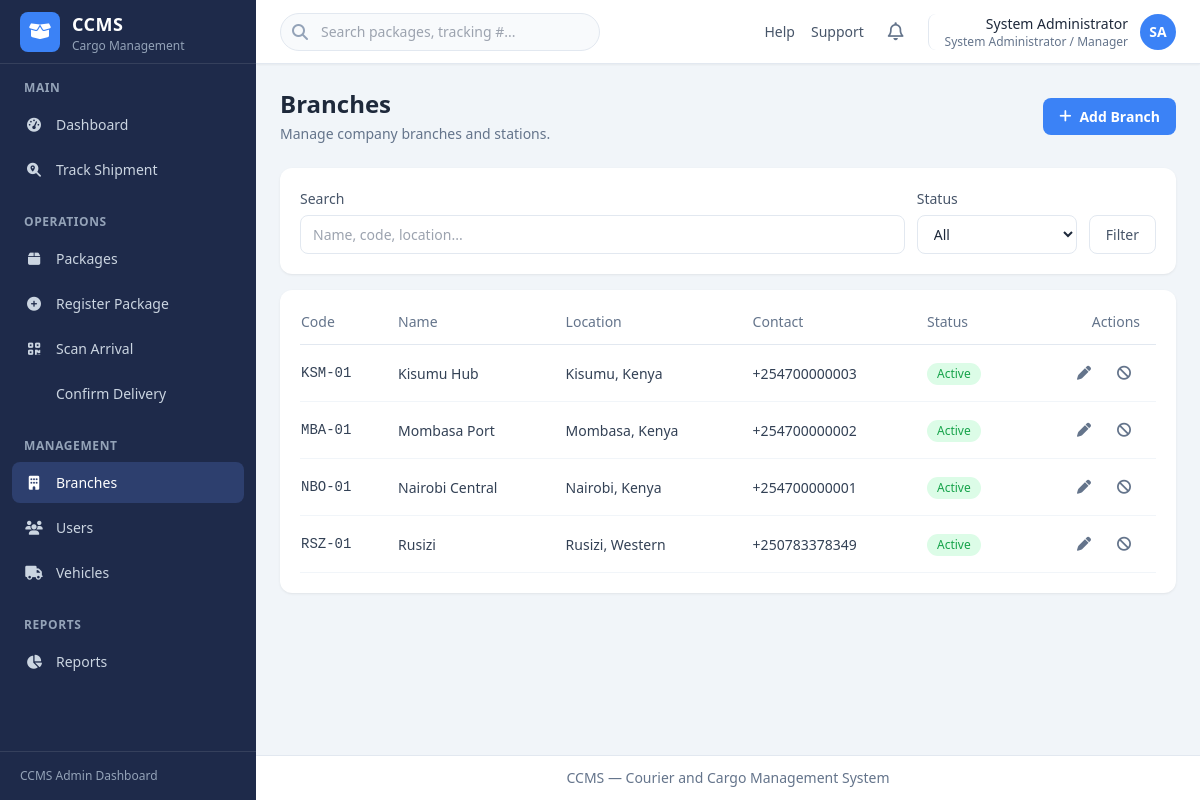
Page /branches/ (signed in) on the committed database.
### account/models.py (models this page shows, shortened)
class User(AbstractUser):
    full_name = models.CharField(max_length=255)
    phone_number = models.CharField(max_length=20, blank=True)
    role = models.CharField(
        max_length=20,
        choices=UserRole.choices,
        default=UserRole.BRANCH_OFFICER,
    )
    status = models.CharField(
        max_length=20,
        choices=UserStatus.choices,
        default=UserStatus.ACTIVE,
    )
    branch = models.ForeignKey(
        'ccms_app.Branch',
        on_delete=models.SET_NULL,
        null=True,
        blank=True,
        related_name='staff',
    )
    class Meta:
        ordering = ['full_name']
    @property
    def is_admin_manager(self):
        return self.role == UserRole.ADMIN_MANAGER
    @property
    def role_label(self):
        return self.get_role_display()
    def get_initials(self):
        parts = self.full_name.strip().split()
        if len(parts) >= 2:
            return (parts[0][0] + parts[-1][0]).upper()
        if parts:
            return parts[0][0].upper()
        return self.username[:1].upper()

### ccms_app/models.py (models this page shows, shortened)
class Branch(models.Model):
    name = models.CharField(max_length=255)
    code = models.CharField(max_length=20, unique=True)
    location = models.CharField(max_length=255)
    contact_number = models.CharField(max_length=20)
    is_active = models.BooleanField(default=True)
    created_at = models.DateTimeField(auto_now_add=True)
    updated_at = models.DateTimeField(auto_now=True)
    class Meta:
        ordering = ['name']
        verbose_name_plural = 'branches'

### ccms_app/views_management.py (the view)
# urls.py: path('branches/', views_management.branch_list, name='branch_list'),
@admin_required
def branch_list(request):
    query = request.GET.get('q', '').strip()
    status = request.GET.get('status', '')
    branches = Branch.objects.all()
    if query:
        branches = branches.filter(
            Q(name__icontains=query) | Q(code__icontains=query) | Q(location__icontains=query)
        )
    if status == 'active':
        branches = branches.filter(is_active=True)
    elif status == 'inactive':
        branches = branches.filter(is_active=False)
    return render(request, 'ccms_app/branches/list.html', {
        'active_nav': 'branches',
        'branches': branches,
        'query': query,
        'status_filter': status,
    })

### templates/ccms_app/branches/list.html (shortened to what this page needs)
{% extends "base.html" %}
{% block page_header %}
<div class="mb-6 flex flex-col gap-4 sm:flex-row sm:items-center sm:justify-between">
    <div>
        <h1 class="text-2xl font-bold text-slate-800">Branches</h1>
        <p class="mt-1 text-sm text-slate-500">Manage company branches and stations.</p>
    </div>
    <a href="{% url 'ccms_app:branch_create' %}" class="btn-primary">
        <i class="fa-solid fa-plus"></i> Add Branch
    </a>
</div>
{% endblock %}
{% block content %}
<div class="dashboard-card mb-4">
    <form method="get" class="flex flex-col gap-3 sm:flex-row sm:items-end">
        <div class="flex-1">
            <label class="form-label">Search</label>
            <input type="search" name="q" value="{{ query }}" placeholder="Name, code, location..."
                   class="form-input">
        </div>
        <div class="w-full sm:w-40">
            <label class="form-label">Status</label>
            <select name="status" class="form-input">
                <option value="">All</option>
            </select>
        </div>
        <button type="submit" class="btn-secondary">Filter</button>
    </form>
</div>
<div class="dashboard-card overflow-x-auto">
    <table class="data-table">
        <thead>
            <tr>
                <th>Code</th>
                <th>Name</th>
                <th>Location</th>
                <th>Contact</th>
                <th>Status</th>
                <th class="text-right">Actions</th>
            </tr>
        </thead>
        <tbody>
            {% for branch in branches %}
            <tr>
                <td class="font-mono text-sm">{{ branch.code }}</td>
                <td>{{ branch.name }}</td>
                <td>{{ branch.location }}</td>
                <td>{{ branch.contact_number }}</td>
                <td>
                    {% if branch.is_active %}
                    <span class="status-badge status-delivered">Active</span>
                    {% else %}
                    <span class="status-badge status-cancelled">Inactive</span>
                    {% endif %}
                </td>
                <td class="text-right">
                    <div class="flex items-center justify-end gap-2">
                        <a href="{% url 'ccms_app:branch_edit' branch.pk %}" class="btn-icon" title="Edit">
                            <i class="fa-solid fa-pen"></i>
                        </a>
                        <form method="post" action="{% url 'ccms_app:branch_toggle_status' branch.pk %}">
                            <button type="submit" class="btn-icon" title="{% if branch.is_active %}Deactivate{% else %}Activate{% endif %}">
                                <i class="fa-solid fa-{% if branch.is_active %}ban{% else %}check{% endif %}"></i>
                            </button>
                        </form>
                    </div>
                </td>
            </tr>
            {% empty %}
            <tr>
                <td colspan="6" class="py-8 text-center text-slate-400">No branches found.</td>
            </tr>
            {% endfor %}
        </tbody>
    </table>
</div>
{% endblock %}

### templates/includes/header.html (shortened to what this page needs)
<header class="sticky top-0 z-20 flex h-16 items-center justify-between border-b border-slate-200 bg-white px-4 shadow-sm md:px-6">
    <div class="flex items-center gap-4">
        <div class="relative hidden sm:block">
            <i class="fa-solid fa-search absolute left-3 top-1/2 -translate-y-1/2 text-slate-400"></i>
            <input type="search" placeholder="Search packages, tracking #..."
                   class="w-64 rounded-full border border-slate-200 bg-slate-50 py-2 pl-10 pr-4 text-sm focus:border-brand focus:outline-none focus:ring-1 focus:ring-brand md:w-80">
        </div>
    </div>
    <div class="flex items-center gap-2 md:gap-4">
        <nav class="hidden items-center gap-4 text-sm text-slate-600 md:flex">
            <a href="#" class="hover:text-brand">Help</a>
            <a href="#" class="hover:text-brand">Support</a>
        </nav>
        <button type="button" class="rounded-lg p-2 text-slate-500 hover:bg-slate-100" title="Notifications">
            <i class="fa-regular fa-bell text-lg"></i>
        </button>
        <div class="relative" id="user-menu-wrapper">
            <button type="button" id="user-menu-toggle"
                    class="flex items-center gap-3 rounded-lg border-l border-slate-200 pl-3 hover:bg-slate-50 md:pl-4">
                <div class="hidden text-right sm:block">
                    <p class="text-sm font-medium text-slate-800">{{ user.full_name }}</p>
                    <p class="text-xs text-slate-500">{{ user.role_label }}</p>
                </div>
                <div class="flex h-9 w-9 items-center justify-center rounded-full bg-brand text-sm font-semibold text-white">
                    {{ user.get_initials }}
                </div>
            </button>
        </div>
    </div>
</header>

### static/css/dashboard.css (style rules this page uses)
.dashboard-card { background-color: #ffffff; border-radius: 0.75rem; padding: 1.25rem; box-shadow: 0 1px 3px 0 rgb(0 0 0 / 0.06), 0 1px 2px -1px rgb(0 0 0 / 0.06); }
.status-badge { display: inline-block; padding: 0.125rem 0.625rem; border-radius: 9999px; font-size: 0.75rem; font-weight: 500; }
.status-delivered { background-color: #dcfce7; color: #16a34a; }
.form-label { display: block; margin-bottom: 0.375rem; font-size: 0.875rem; font-weight: 500; color: #475569; }
.form-input { display: block; width: 100%; border-radius: 0.5rem; border: 1px solid #e2e8f0; background-color: #ffffff; padding: 0.5rem 0.75rem; font-size: 0.875rem; color: #1e293b; transition: border-color 0.15s, box-shadow 0.15s; }
.btn-primary { display: inline-flex; align-items: center; gap: 0.5rem; border-radius: 0.5rem; background-color: #3b82f6; padding: 0.5rem 1rem; font-size: 0.875rem; font-weight: 600; color: #ffffff; transition: background-color 0.15s; }
.btn-secondary { display: inline-flex; align-items: center; gap: 0.5rem; border-radius: 0.5rem; border: 1px solid #e2e8f0; background-color: #ffffff; padding: 0.5rem 1rem; font-size: 0.875rem; font-weight: 500; color: #475569; transition: background-color 0.15s; }
.btn-icon { display: inline-flex; align-items: center; justify-content: center; height: 2rem; width: 2rem; border-radius: 0.375rem; color: #64748b; transition: background-color 0.15s, color 0.15s; }
.data-table { width: 100%; text-align: left; font-size: 0.875rem; }
.data-table thead tr { border-bottom: 1px solid #e2e8f0; color: #64748b; }
.data-table th { padding-bottom: 0.75rem; padding-right: 1rem; font-weight: 500; }
.data-table tbody tr { border-bottom: 1px solid #f1f5f9; color: #334155; }
.data-table td { padding-top: 0.75rem; padding-bottom: 0.75rem; padding-right: 1rem; }

### rows in the picture
User: full_name "System Administrator", role_label "System Administrator / Manager", get_initials "SA"
Branch: code "KSM-01", name "Kisumu Hub", location "Kisumu, Kenya", contact_number "+254700000003", is_active "Active"
Branch: code "MBA-01", name "Mombasa Port", location "Mombasa, Kenya", contact_number "+254700000002", is_active "Active"
Branch: code "NBO-01", name "Nairobi Central", location "Nairobi, Kenya", contact_number "+254700000001", is_active "Active"
Branch: code "RSZ-01", name "Rusizi", location "Rusizi, Western", contact_number "+250783378349", is_active "Active"
